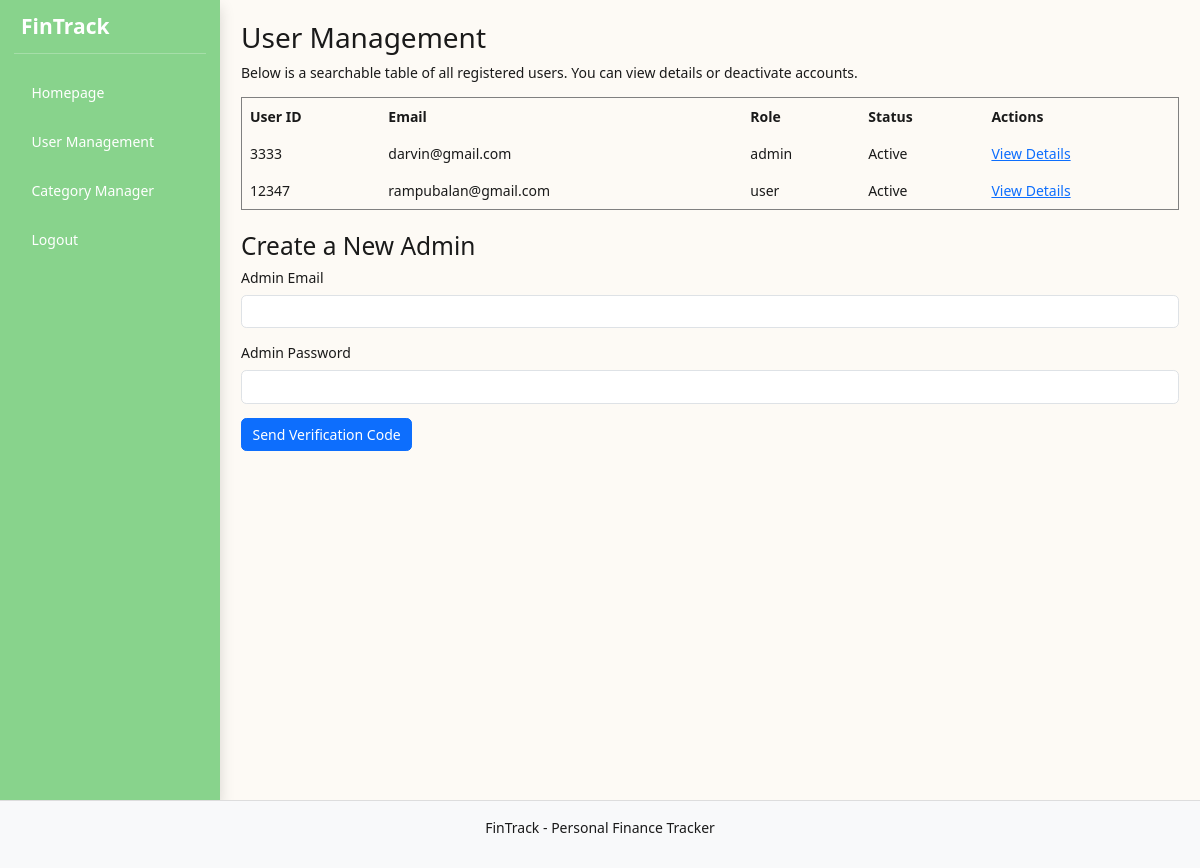
/user-management.php (signed in), run on the app's committed database.
### tables this page shows
CREATE TABLE `user` (
  `user_id` int(11) NOT NULL,
  `email` varchar(50) NOT NULL,
  `password` varchar(255) NOT NULL,
  `role` enum('admin','user') DEFAULT 'user',
  `verification_token` varchar(255) DEFAULT NULL,
  `reset_token` varchar(255) DEFAULT NULL,
  `reset_expires` datetime DEFAULT NULL,
  `is_verified` tinyint(1) DEFAULT 0,
  `is_active` tinyint(1) NOT NULL DEFAULT 1,
  `initial_capital` decimal(10,2) DEFAULT 0.00,
  `setup_complete` tinyint(1) DEFAULT 0,
  `created_at` datetime DEFAULT CURRENT_TIMESTAMP,
  `last_login` datetime DEFAULT NULL
);

### user-management.php (the view, shortened to what this page needs)
<?php
include('db_connect.php');
$awaiting_code = isset($_SESSION['pending_admin']) && time() <= $_SESSION['pending_admin']['expires'];
$sql = "SELECT user_id, email, role, is_active FROM user ORDER BY user_id ASC";
$result = mysqli_query($conn, $sql);
?>
<!DOCTYPE html>
<html lang="en">
<head>
    <link href="https://cdn.jsdelivr.net/npm/bootstrap@5.3.3/dist/css/bootstrap.min.css" rel="stylesheet">
    <link rel="stylesheet" href="assets/css/style.css">
</head>
<body>
<div id="wrapper" class="d-flex vh-100 w-100" style="overflow: hidden;">
    <?php include 'sidebar.php'; ?>
    <div id="page-content-wrapper" class="flex-grow-1 d-flex flex-column p-4" style="overflow: hidden;">
        <h2>User Management</h2>
        <p>Below is a searchable table of all registered users. You can view details or deactivate accounts.</p>
<table border="1" cellpadding="8" cellspacing="0">
    <thead>
        <tr>
            <th>User ID</th>
            <th>Email</th>
            <th>Role</th>
            <th>Status</th>
            <th>Actions</th>
        </tr>
    </thead>
    <tbody>
        <?php while($row = mysqli_fetch_assoc($result)): ?>
        <tr>
            <td><?php echo htmlspecialchars($row['user_id']); ?></td>
            <td><?php echo htmlspecialchars($row['email']); ?></td>
            <td><?php echo htmlspecialchars($row['role']); ?></td>
            <td><?php echo ((int)$row['is_active'] === 0) ? 'Deactivated' : 'Active'; ?></td>
            <td>
                <a href="view-user.php?user_id=<?php echo urlencode($row['user_id']); ?>">View Details</a>
            </td>
        </tr>
        <?php endwhile; ?>
    </tbody>
</table>
<div class="mt-4">
    <h3>Create a New Admin</h3>
    <?php if (!$awaiting_code): ?>
        <form method="POST" action="user-management.php">
            <div class="mb-3">
                <label for="admin_email" class="form-label">Admin Email</label>
                <input type="email" class="form-control" id="admin_email" name="admin_email" required>
            </div>
            <div class="mb-3">
                <label for="admin_password" class="form-label">Admin Password</label>
                <input type="password" class="form-control" id="admin_password" name="admin_password" required>
            </div>
            <button type="submit" name="request_code" class="btn btn-primary">Send Verification Code</button>
        </form>
    <?php endif; ?>
</div>
<?php include('footer.php'); ?>
</body>
</html>

### assets/css/style.css (style rules this page uses)
:root { --background-cream: #FDFAF5; --text-main: #1A1A1A; --border: #E0D7C6; --safe: #88D38C; --warning: #FFA81C; --danger: #CC1808; }
body { background-color: var(--background-cream) !important; color: var(--text-main); height: 100vh; overflow: hidden; }
#page-content-wrapper { padding: 1.5rem !important; width: calc(100% - 250px); height: 100vh; overflow: hidden; }
body, html { font-size: 14px; height: 100%; overflow: hidden; }

### data on the page
user: user_id "3333", email "darvin@gmail.com", role "admin", is_active "Active"
user: user_id "12347", email "rampubalan@gmail.com", role "user", is_active "Active"
